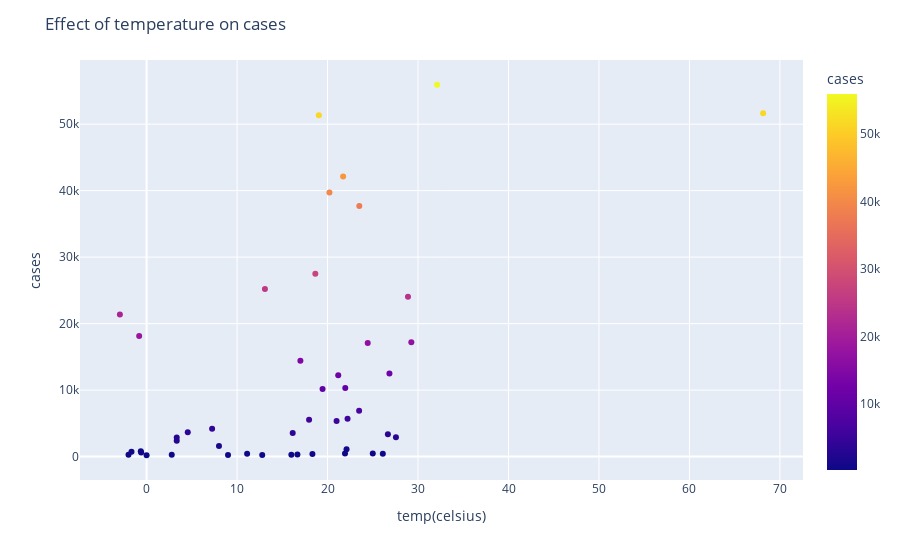

Notebook source saved alongside this figure:
### Code cell
fig = px.scatter(newsc2[newsc2['state']!='Hubei'], x="temp", y="cases", color="cases",hover_data=["state"])
fig.update_layout(title="Effect of temperature on cases",
    xaxis_title="temp(celsius)",
    #yaxis_title="y Axis Title",
                 )
fig.show()

### Figure 1 — Plotly figure (JSON) as saved in the notebook; plotly's stock layout.template omitted (floating-point values rounded to 4 significant figures)
{"data": [{"customdata": [["Anhui"], ["Beijing"], ["Chongqing"], ["Fujian"], ["Guangdong"], ["Guangxi"], ["Guizhou"], ["Hainan"], ["Hebei"], ["Henan"], ["Hunan"], ["Jiangsu"], ["Jiangxi"], ["Macau"], ["Shandong"], ["Shanghai"], ["Shanxi"], ["Sichuan"], ["Taiwan"], ["Tianjin"], ["Washington"], ["Zhejiang"], ["Gansu"], ["Heilongjiang"], ["Hong Kong"], ["Jilin"], ["Shaanxi"], ["Xinjiang"], ["Qinghai"], ["Illinois"], ["California"], ["Ontario"], ["Victoria"], ["British Columbia"], ["Queensland"], ["New York"], ["Massachusetts"], ["Georgia"], ["Colorado"], ["Florida"], ["New Jersey"], ["Texas"], ["Pennsylvania"], ["Louisiana"], ["France"], ["Denmark"]], "hoverlabel": {"namelength": 0}, "hovertemplate": "temp=%{x}<br>cases=%{marker.color}<br>state=%{customdata[0]}", "legendgroup": "", "marker": {"color": [39727, 17079, 24049, 12510, 55927, 10325, 5676, 6900, 12227, 51626, 42112, 25220, 37699, 479, 27501, 14406, 5534, 21391, 1104, 5368, 2868, 51334, 4203, 18126, 3352, 3677, 10175, 2915, 803, 280, 1602, 427, 421, 601, 450, 2399, 720, 278, 375, 319, 263, 233, 204, 230, 17191, 3549], "coloraxis": "coloraxis", "symbol": "circle"}, "mode": "markers", "name": "", "showlegend": false, "type": "scatter", "x": [20.21, 24.44, 28.89, 26.84, 32.11, 21.96, 22.21, 23.49, 21.18, 68.14, 21.72, 13.08, 23.51, 25, 18.65, 17, 17.96, -2.95, 22.1, 21, 3.33, 19.04, 7.24, -0.82, 26.67, 4.55, 19.45, 27.56, -0.64, -2, 8, 11.11, 26.11, -0.6, 21.93, 3.33, -1.67, 16, 18.33, 16.67, 2.78, 9, 0, 12.78, 29.26, 16.15], "xaxis": "x", "y": [39727, 17079, 24049, 12510, 55927, 10325, 5676, 6900, 12227, 51626, 42112, 25220, 37699, 479, 27501, 14406, 5534, 21391, 1104, 5368, 2868, 51334, 4203, 18126, 3352, 3677, 10175, 2915, 803, 280, 1602, 427, 421, 601, 450, 2399, 720, 278, 375, 319, 263, 233, 204, 230, 17191, 3549], "yaxis": "y"}], "layout": {"coloraxis": {"colorbar": {"title": {"text": "cases"}}, "colorscale": [[0, "#0d0887"], [0.1111, "#46039f"], [0.2222, "#7201a8"], [0.3333, "#9c179e"], [0.4444, "#bd3786"], [0.5556, "#d8576b"], [0.6667, "#ed7953"], [0.7778, "#fb9f3a"], [0.8889, "#fdca26"], [1, "#f0f921"]]}, "legend": {"tracegroupgap": 0}, "margin": {"t": 60}, "title": {"text": "Effect of temperature on cases"}, "xaxis": {"anchor": "y", "domain": [0, 1], "title": {"text": "temp(celsius)"}}, "yaxis": {"anchor": "x", "domain": [0, 1], "title": {"text": "cases"}}}}
